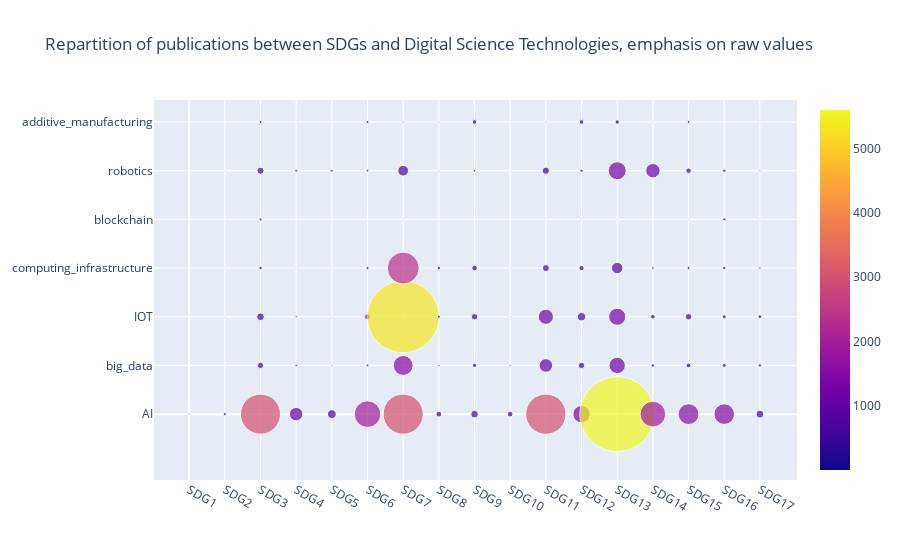

The cell this chart's notebook holds for it:
### Code cell
fig = plot_bubble_graph(df_summary_notot, size_circle=75,  title='Repartition of publications between SDGs and Digital Technologies, emphasis on raw values',save=True, resolution=(1280,720))
fig.show()
